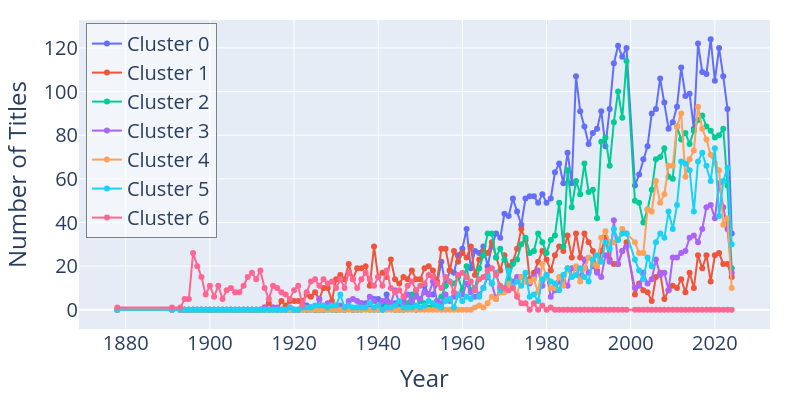

This figure's notebook cell:
### Markdown cell above
- `startYear`: This information was clearly important.
    - 0: since 1936 (few from the 1920s)
    - 1: since 1913; mostly records from the 1930s til the 1990s
    - 2: since the 1940s
    - 3: since the 1920s
    - 4: since 1963 (no records before that)
    - 5: since the 1930s, but mostly since the 1960s
    - 6: UNTIL 1983 → contains the majority of older records (from before the 1930s)
- `runtimeMinutes`: coherent with the insights from titleType
    - Clusters 4 and 6: median around 12
    - Cluster 2 (mostly tvEpisode): median at 40
    - Cluster 0 (biggest): around 62 → probably the avg value among longer movies, shorter videos and tvEpisodes: box goes from around 40 to 90
    - All others: between 76 and 90 minutes → they contain many movies, the most popular title Type.

### Code cell
# Define start_year_counts_by_cluster
start_year_counts_by_cluster = df_clusters.groupby(['Labels', 'startYear']).size().unstack(fill_value=0)

fig = go.Figure()

# Add a line for each cluster
for cluster in start_year_counts_by_cluster.index:
    fig.add_trace(go.Scatter(
        x=start_year_counts_by_cluster.columns,
        y=start_year_counts_by_cluster.loc[cluster],
        mode='lines+markers',
        name=f'Cluster {cluster}'
    ))

# Update layout for better interactivity
fig.update_layout(
    #title='Number of Titles by Year for Each Cluster',
    xaxis_title='Year',
    yaxis_title='Number of Titles',
    #legend_title='Clusters',
    hovermode='x unified',
    margin=dict(l=30, r=30, t=20, b=30),
    height=400,
    width=800,
    legend=dict(
        x=0.01,         # Horizontal position (0 = left, 1 = right)
        y=0.99,         # Vertical position (0 = bottom, 1 = top)
        bgcolor='rgba(255,255,255,0.5)',  # Semi-transparent background
        bordercolor='gray',
        borderwidth=1
    ),
    font=dict(size=20)

)

fig.show()

### Figure 1 — Plotly figure (JSON) as saved in the notebook; plotly's stock layout.template omitted (floating-point values rounded to 4 significant figures; data arrays with more than 128 entries replaced by an {"elided": "..."} marker saying what was removed)
{"data": [{"mode": "lines+markers", "name": "Cluster 0", "type": "scatter", "x": {"elided": "133 int values"}, "y": {"elided": "133 int values"}}, {"mode": "lines+markers", "name": "Cluster 1", "type": "scatter", "x": {"elided": "133 int values"}, "y": {"elided": "133 int values"}}, {"mode": "lines+markers", "name": "Cluster 2", "type": "scatter", "x": {"elided": "133 int values"}, "y": {"elided": "133 int values"}}, {"mode": "lines+markers", "name": "Cluster 3", "type": "scatter", "x": {"elided": "133 int values"}, "y": {"elided": "133 int values"}}, {"mode": "lines+markers", "name": "Cluster 4", "type": "scatter", "x": {"elided": "133 int values"}, "y": {"elided": "133 int values"}}, {"mode": "lines+markers", "name": "Cluster 5", "type": "scatter", "x": {"elided": "133 int values"}, "y": {"elided": "133 int values"}}, {"mode": "lines+markers", "name": "Cluster 6", "type": "scatter", "x": {"elided": "133 int values"}, "y": {"elided": "133 int values"}}], "layout": {"font": {"size": 20}, "height": 400, "hovermode": "x unified", "legend": {"bgcolor": "rgba(255,255,255,0.5)", "bordercolor": "gray", "borderwidth": 1, "x": 0.01, "y": 0.99}, "margin": {"b": 30, "l": 30, "r": 30, "t": 20}, "width": 800, "xaxis": {"title": {"text": "Year"}}, "yaxis": {"title": {"text": "Number of Titles"}}}}
